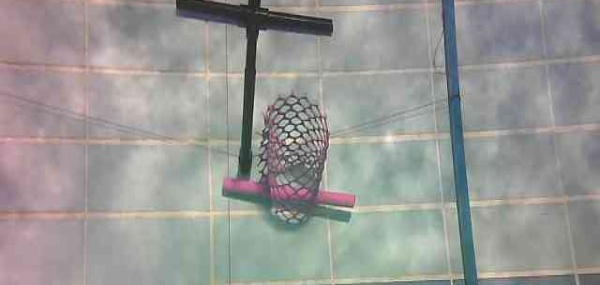
#> input picture mosaicAndMapping/data/split1.jpg, 600 x 285 px
$ python -i rotate.py   (imports and definitions only)
#> lines starting #> are read from the running program, lines starting #| are printed output that depends on the picture
import cv2

def torotate(imgs):

    imgs[0] = cv2.rotate(imgs[0], cv2.ROTATE_90_CLOCKWISE)
    imgs[1] = cv2.rotate(imgs[1], cv2.ROTATE_90_CLOCKWISE)
    imgs[2] = cv2.rotate(imgs[2], cv2.ROTATE_90_CLOCKWISE)
    imgs[3] = cv2.rotate(imgs[3], cv2.ROTATE_90_CLOCKWISE)

    return imgs


# [2 lines not run here, left out]

>>> import cv2
>>> picture = cv2.imread('data/split1.jpg', cv2.IMREAD_GRAYSCALE)
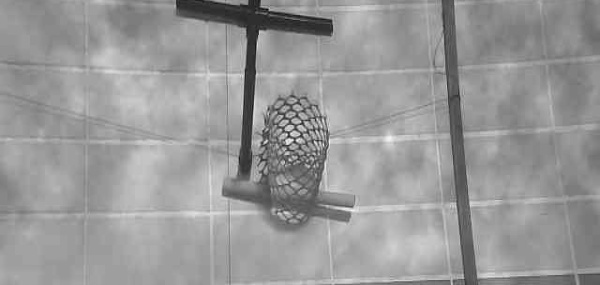
#> picture: shape (285, 600); min 11, max 248, mean 152.2
>>> result = torotate(picture)
#> in torotate, `imgs[1] = cv2.rotate(imgs[1], cv2.ROTATE_90_CLOCKWISE)`: imgs: shape (285, 600); min 11, max 248, mean 152.2
#> in torotate, `imgs[3] = cv2.rotate(imgs[3], cv2.ROTATE_90_CLOCKWISE)`:
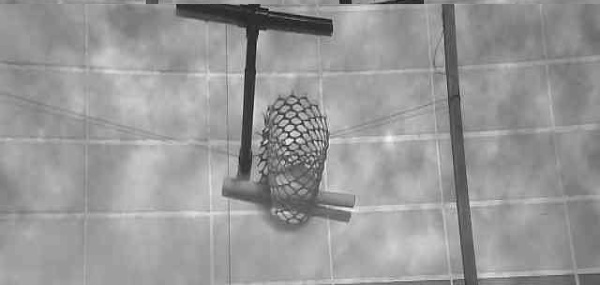
#> imgs: shape (285, 600); min 11, max 248, mean 152.2

$ run again, on mosaicAndMapping/data/split2.jpg
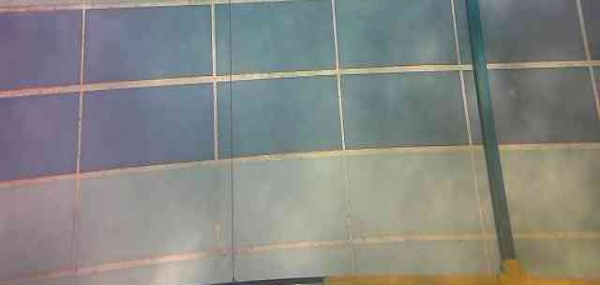
#> input picture mosaicAndMapping/data/split2.jpg, 600 x 285 px
#> `picture = cv2.imread('data/split1.jpg', cv2.IMREAD_GRAYSCALE)`:
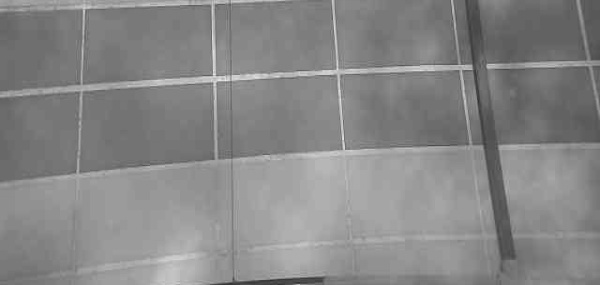
#> picture: shape (285, 600); min 46, max 238, mean 134.5
#> in torotate, `imgs[3] = cv2.rotate(imgs[3], cv2.ROTATE_90_CLOCKWISE)`:
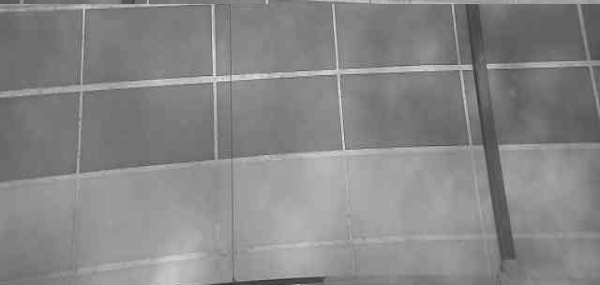
#> imgs: shape (285, 600); min 46, max 238, mean 134.5

$ run again, on mosaicAndMapping/data/split4.jpg
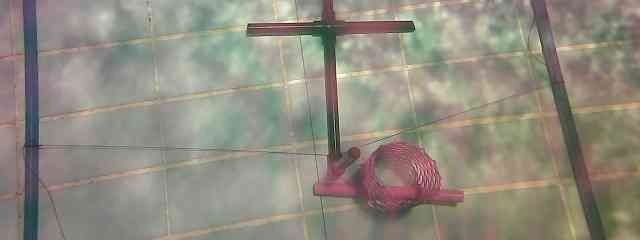
#> input picture mosaicAndMapping/data/split4.jpg, 640 x 240 px
#> `picture = cv2.imread('data/split1.jpg', cv2.IMREAD_GRAYSCALE)`:
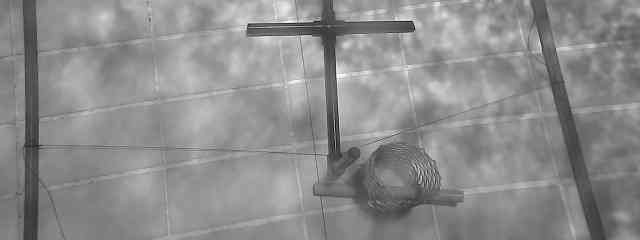
#> picture: shape (240, 640); min 1, max 254, mean 140
#> in torotate, `imgs[3] = cv2.rotate(imgs[3], cv2.ROTATE_90_CLOCKWISE)`:
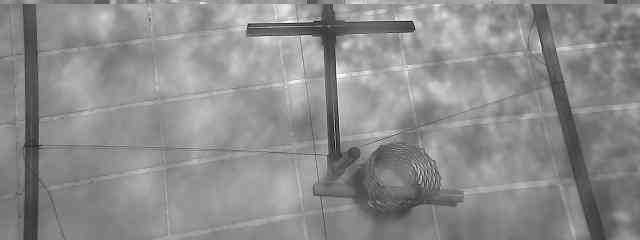
#> imgs: shape (240, 640); min 1, max 254, mean 140
